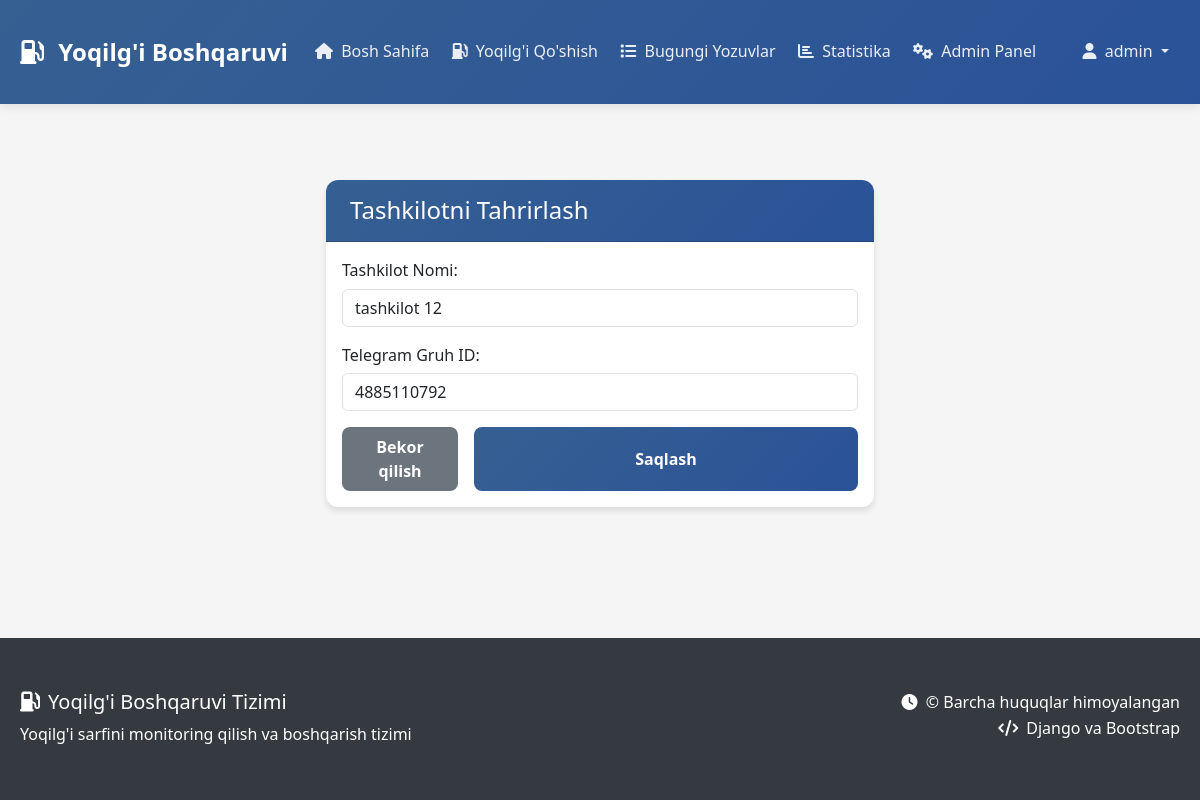
The app's page /tashkilot/edit/1/ (signed in), older data.
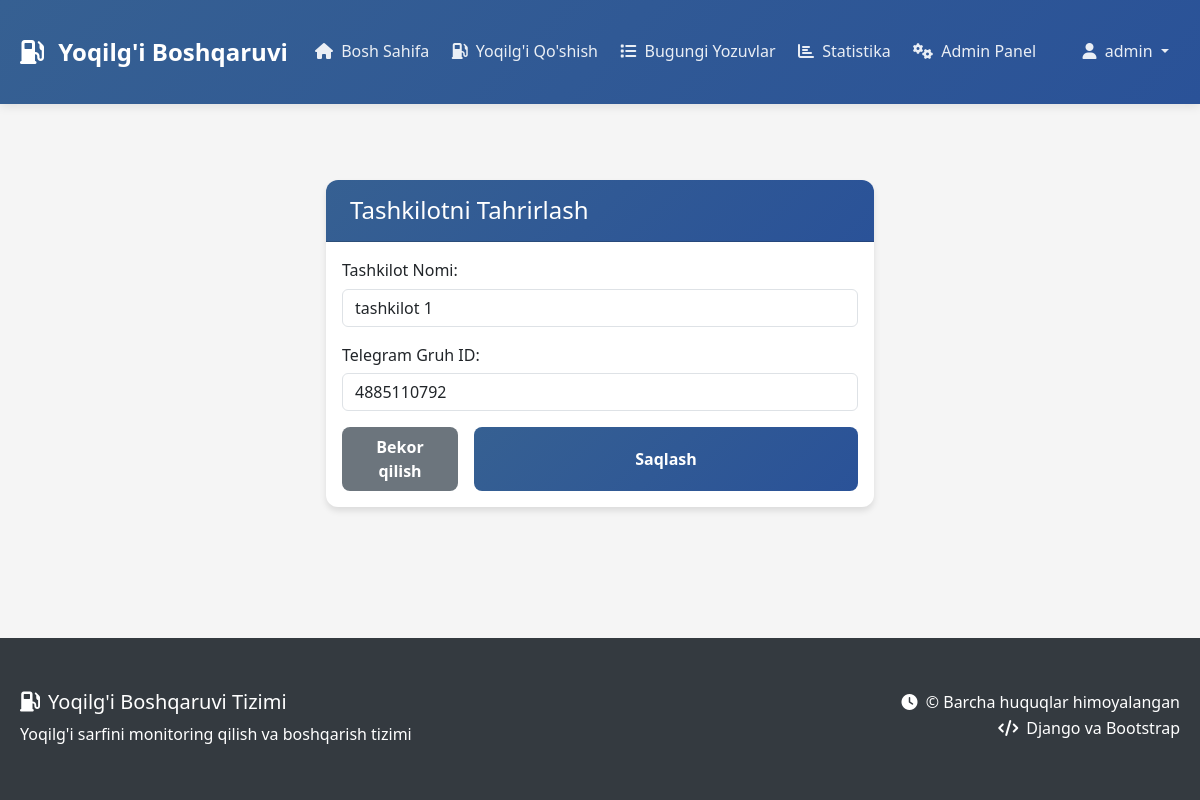
The same page, newer data.
### main/models.py (models this page shows, shortened)
class Tashkilot(models.Model):
    title = models.CharField(max_length=150)
    group_id = models.IntegerField(default=4885110792)

### main/views.py (the view)
# urls.py: path('tashkilot/edit/<int:pk>/', tashkilot_edit, name='tashkilot_edit'),
@login_required
def tashkilot_edit(request, pk):
    tashkilot = get_object_or_404(Tashkilot, pk=pk)
    if request.method == 'POST':
        form = TashkilotForm(request.POST, instance=tashkilot)
        if form.is_valid():
            form.save()
            messages.success(request, 'Tashkilot muvaffaqiyatli yangilandi!')
            return redirect('admin_panel')
    else:
        form = TashkilotForm(instance=tashkilot)
    return render(request, 'tashkilot_edit.html', {'form': form})

### main/forms.py
class TashkilotForm(forms.ModelForm):
    class Meta:
        model = Tashkilot
        fields = ['title', 'group_id']
        widgets = {
            'title': forms.TextInput(attrs={
                'class': 'form-control',
                'placeholder': 'Tashkilot nomi'
            }),
            'group_id': forms.NumberInput(attrs={
                'class': 'form-control',
                'placeholder': 'Telegram guruh ID'
            })
        }
        labels = {
            'title': 'Tashkilot Nomi',
            'group_id': 'Telegram Gruh ID'
        }

### templates/tashkilot_edit.html (shortened to what this page needs)
{% extends 'base.html' %}
{% block content %}
<div class="container py-4">
    <div class="row justify-content-center">
        <div class="col-md-6">
            <div class="card">
                <div class="card-header">
                    <h4 class="mb-0">Tashkilotni Tahrirlash</h4>
                </div>
                <div class="card-body">
                    <form method="post">
                        <div class="mb-3">
                            {{ form.as_p }}
                        </div>
                        <div class="d-grid gap-2 d-md-flex justify-content-md-end">
                            <a href="{% url 'admin_panel' %}" class="btn btn-secondary me-md-2">Bekor qilish</a>
                            <button type="submit" class="btn btn-primary">Saqlash</button>
                        </div>
                    </form>
                </div>
            </div>
        </div>
    </div>
</div>
{% endblock %}

Row changes from the older to the newer data that the page shows:
changed Tashkilot: title "tashkilot 12" → "tashkilot 1"
